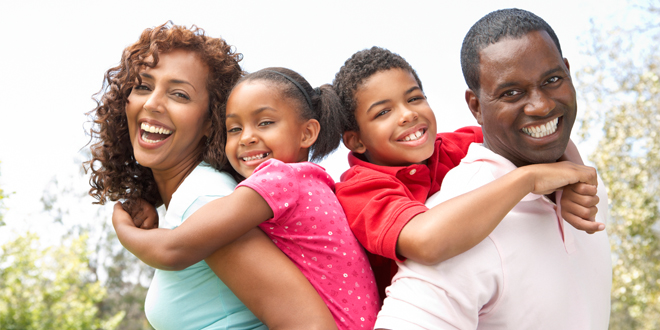
#> input picture photos/test_1.jpg, 660 x 330 px
$ python cv2_perspective_trans.py
#> lines starting #> are read from the running program, lines starting #| are printed output that depends on the picture
import cv2
import numpy as np

img_rd = cv2.imread("../../photos/test_1.jpg")
#> img_rd is the input picture: shape (330, 660, 3); mean B, G, R 163, 171.1, 202.7

print(type(img_rd))
#| <class 'numpy.ndarray'>
print(img_rd.size)
#| 653400
print(img_rd.shape)
#| (330, 660, 3)
rows, cols, ch = img_rd.shape
#> rows = 330; cols = 660; ch = 3

# 对于视角变换,我们需要一个 3x3 变换矩阵。在变换前后直线还是直线。
# 要构建这个变换矩阵,你需要在输入图像上找 4 个点,以及他们在输出图像上对应的位置。
# 这四个点中的任意三个都不能共线。这个变换矩阵可以有函数 cv2.getPerspectiveTransform() 构建。
# 然后把这个矩阵传给函数 cv2.warpPerspective

pts1 = np.float32([[56, 65], [368, 52], [28, 387], [389, 390]])
pts2 = np.float32([[0, 0], [300, 0], [0, 300], [300, 300]])
M = cv2.getPerspectiveTransform(pts1, pts2)
dst = cv2.warpPerspective(img_rd, M, (300, 300))
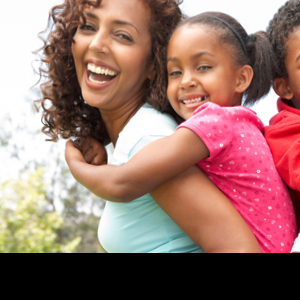
#> dst: shape (300, 300, 3); mean B, G, R 110.6, 117.5, 155.2

cv2.imshow("win", dst)
cv2.waitKey(0)

$ run again, with photos/calib_radial.jpg copied over photos/test_1.jpg
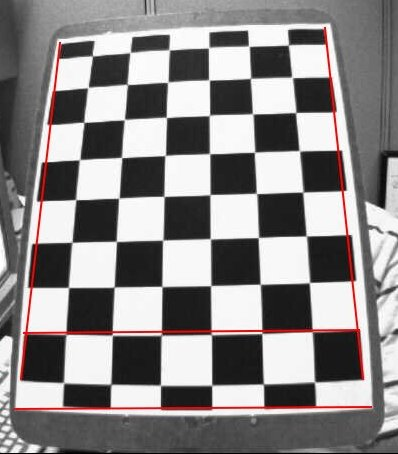
#> input picture photos/calib_radial.jpg, 398 x 454 px
#> img_rd is the input picture: shape (454, 398, 3); mean B, G, R 135.6, 135.6, 139
#| <class 'numpy.ndarray'>
#| 542076
#| (454, 398, 3)
#> `dst = cv2.warpPerspective(img_rd, M, (300, 300))`:
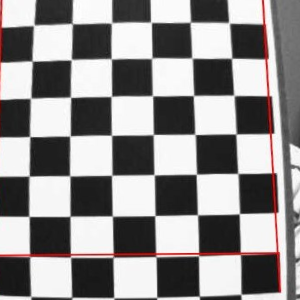
#> dst: shape (300, 300, 3); mean B, G, R 141.8, 141.8, 144.5

$ run again, with photos/checkerboard_2.jpg copied over photos/test_1.jpg
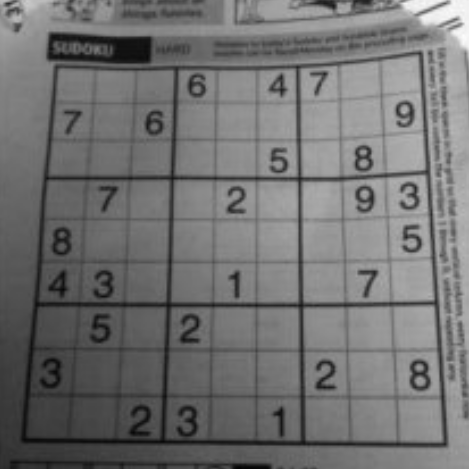
#> input picture photos/checkerboard_2.jpg, 469 x 469 px
#> img_rd is the input picture: shape (469, 469, 3); min 3, max 253, mean 113.5
#| <class 'numpy.ndarray'>
#| 659883
#| (469, 469, 3)
#> `dst = cv2.warpPerspective(img_rd, M, (300, 300))`:
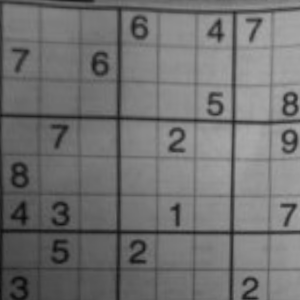
#> dst: shape (300, 300, 3); min 9, max 171, mean 113.8
